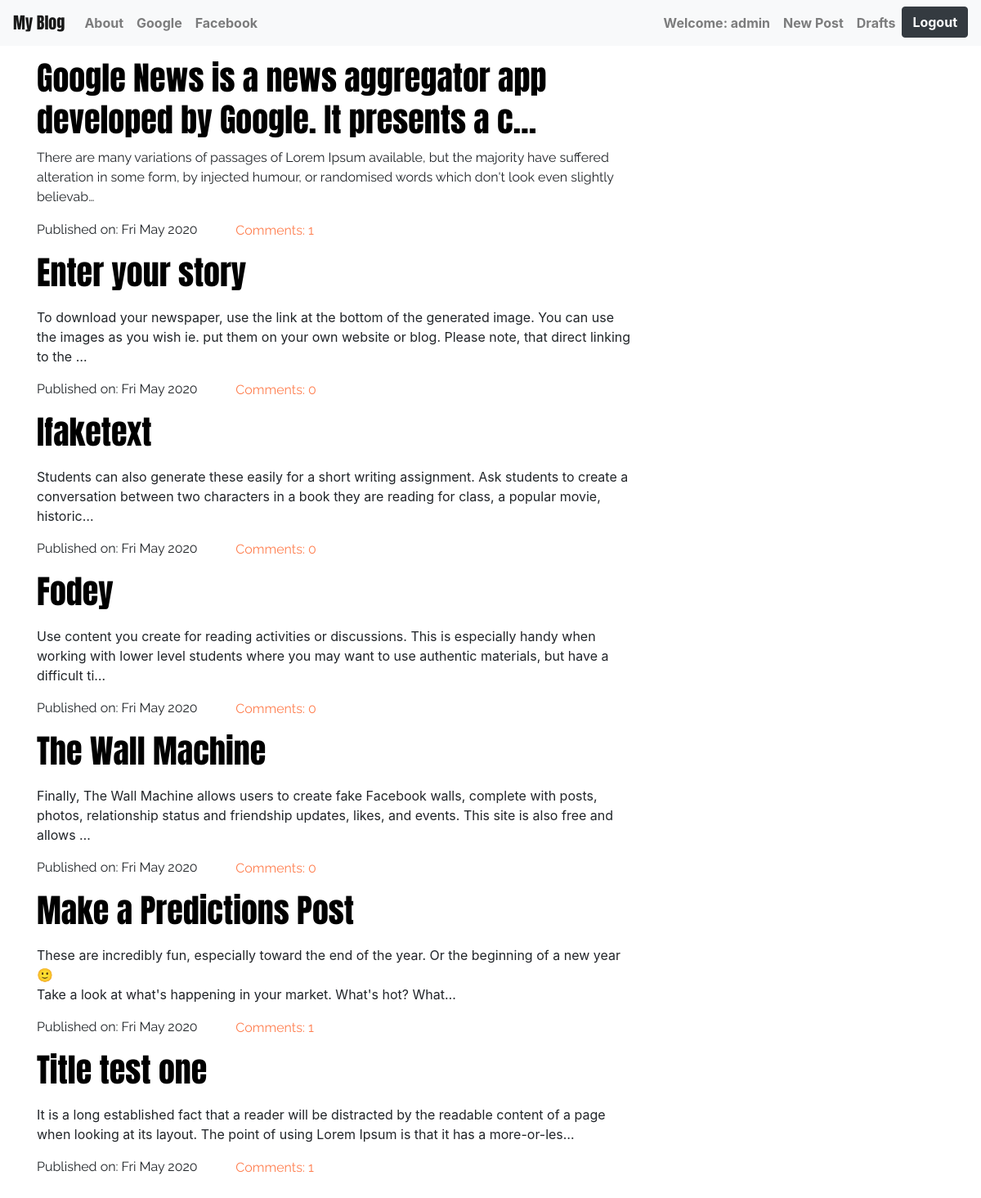
The app's page / (signed in) with its own data.
### blog/models.py (models this page shows, shortened)
class Post(models.Model):
    author = models.ForeignKey('auth.User',on_delete=models.CASCADE)
    title = models.CharField(max_length=200)
    text = models.TextField()
    created_date = models.DateTimeField(default=timezone.now)
    published_date = models.DateTimeField(blank=True,null=True)
    def approve_comments(self):
        return self.comments.filter(approved_comment=True)

### blog/views.py (the view)
# urls.py: path('',views.PostListView.as_view(),name='post_list'),
class PostListView(ListView):
    model = Post
    def get_queryset(self):
        return Post.objects.filter(published_date__lte=timezone.now()).order_by('-published_date')

### blog/templates/blog/post_list.html
{% extends "blog/base.html" %}
{% block content %}
    <div class="content container">
        <div class="row">
            <div class="col-md-8">
                <div class="blog_posts">
                    <div class="makecenter">
                        {% for post in post_list %}
                            <div class="post">
                                <h1><a class="post-title headings" href="{% url 'post_detail' pk=post.pk %}">{{ post.title|truncatechars:74 }}</a></h1>
                                <p class="para">{{ post.text|safe|truncatechars:200 }}</p>
                                <div class="container container-title">
                                    <div class="row row-title">
                                        <div class="col-4 col-title">
                                            <p class="date-title para">Published on: {{ post.published_date|date:"D M Y" }}</p>
                                        </div>
                                        <div class="col-8 col-title-comments">
                                            <a class="comments-title para" href="{% url 'post_detail' pk=post.pk %}">Comments: {{ post.approve_comments.count }}</a>
                                        </div>
                                    </div>
                                </div>
                            </div>
                        {% endfor %}
                    </div>
                </div>
            </div>
        </div>
    </div>
{% endblock %}

### blog/templates/blog/base.html (shortened to what this page needs)
<!DOCTYPE html>
{% load static %}
<html lang="en">
<head>
    <link rel="stylesheet" href="https://stackpath.bootstrapcdn.com/bootstrap/4.4.1/css/bootstrap.min.css">
    <link rel="stylesheet" href="//cdn.jsdelivr.net/npm/medium-editor@latest/dist/css/medium-editor.min.css" type="text/css" media="screen" charset="utf-8">
    <link rel="stylesheet" type="text/css" href="{% static 'css/blog.css' %}">
</head>
<body>
    <nav class="navbar navbar-expand-lg navbar-light bg-light myfont custom-navbar" >
    <a id="nav_on" style="font-family: 'Anton', sans-serif;" class="navbar-brand menu-item" href="{% url 'post_list' %}">My Blog</a>
  <div class="collapse navbar-collapse" id="navbarNav">
            <ul class="nav navbar-nav mr-auto">
                <li class="nav-item"><a id="nav_on" style="font-weight: bold" class="nav-link " href="{% url 'about' %}" >About</a></li>
                <li class="nav-item"><a id="nav_on" style="font-weight: bold" class="nav-link" href="https://google.com" >Google</a></li>
                <li class="nav-item"><a id="nav_on" style="font-weight: bold"  class="nav-link" href="https://facebook.com" >Facebook</a></li>
            </ul>
            <ul class="nav navbar-nav">
                {% if user.is_authenticated %}
                    <li class="nav-item"><a style="font-weight: bold"  id="nav_on" class="nav-link" href="#">Welcome: {{ user.username }}</a></li>
                    <li class="nav-item"><a style="font-weight: bold"  id="nav_on" class="nav-link" href="{% url 'post_new' %}">New Post</a></li>
                    <li class="nav-item"><a style="font-weight: bold"  id="nav_on" class="nav-link" href="{% url 'post_draft_list' %}">Drafts</a></li>
                    <li class="nav-item"><a style="font-weight: bold" class="btn btn-dark" href="{% url 'logout' %}">Logout</a></li>
                {% else %}
                    <li class="nav-item"><a style="font-weight: bold" class="btn btn-dark" href="{% url 'login' %}">Login</a></li>
                {% endif %}
            </ul>
        </div>
    </nav>
   {% block content %}
 {% endblock %}
</body>
</html>

### blog/static/css/blog.css (style rules this page uses)
.makecenter { margin-left: auto; margin-right: auto; }
.post-title { color: black; }
.row-title { margin: 0px; padding: 0px; }
.col-title-comments { padding: 0px; margin: 0px; }
.comments-title { color: coral; }
.col-title { padding: 0px; margin: 0px; }
.container-title { padding: 0px; margin: 0px; }
.content { margin-top:15px ; }
.headings { font-family: 'Anton', sans-serif; }
.para { font-family: 'Raleway', sans-serif; }

### records on screen
Post: title "Google News is a news aggregator app developed by Google. It presents a c…", text "There are many variations of passages of Lorem Ipsum available, but the majority have suffered alteration in some form, by injected humour, or randomised words which don't look even slightly believab…", published_date "Fri May 2020", approve_comments.count "1"
Post: title "Enter your story", text "To download your newspaper, use the link at the bottom of the generated image. You can use the images as you wish ie. put them on your own website or blog. Please note, that direct linking to the …", published_date "Fri May 2020", approve_comments.count "0"
Post: title "Ifaketext", text "Students can also generate these easily for a short writing assignment. Ask students to create a conversation between two characters in a book they are reading for class, a popular movie, historic…", published_date "Fri May 2020", approve_comments.count "0"
Post: title "Fodey", text "Use content you create for reading activities or discussions. This is especially handy when working with lower level students where you may want to use authentic materials, but have a difficult ti…", published_date "Fri May 2020", approve_comments.count "0"
Post: title "The Wall Machine", text "Finally, The Wall Machine allows users to create fake Facebook walls, complete with posts, photos, relationship status and friendship updates, likes, and events. This site is also free and allows …", published_date "Fri May 2020", approve_comments.count "0"
Post: title "Make a Predictions Post", text "These are incredibly fun, especially toward the end of the year. Or the beginning of a new year 🙂 Take a look at what's happening in your market. What's hot? What…", published_date "Fri May 2020", approve_comments.count "1"
Post: title "Title test one", text "It is a long established fact that a reader will be distracted by the readable content of a page when looking at its layout. The point of using Lorem Ipsum is that it has a more-or-les…", published_date "Fri May 2020", approve_comments.count "1"

### other values on screen
{{ user.username }} "admin"
